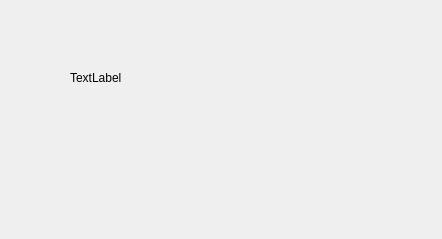
<?xml version="1.0" encoding="UTF-8"?>
<ui version="4.0">
 <class>DialogTesting</class>
 <widget class="QDialog" name="DialogTesting">
  <property name="geometry">
   <rect>
    <x>0</x>
    <y>0</y>
    <width>442</width>
    <height>239</height>
   </rect>
  </property>
  <property name="windowTitle">
   <string>Dialog for testing</string>
  </property>
  <widget class="QLabel" name="label">
   <property name="geometry">
    <rect>
     <x>70</x>
     <y>70</y>
     <width>59</width>
     <height>15</height>
    </rect>
   </property>
   <property name="text">
    <string>TextLabel</string>
   </property>
  </widget>
 </widget>
 <resources/>
 <connections/>
</ui>
